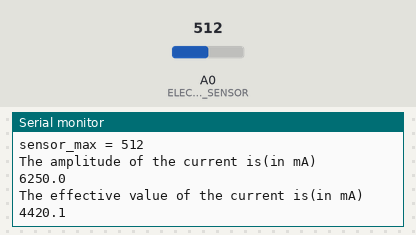
The sketch below on a simulated Arduino Uno, built with avr-gcc and run on an emulated ATmega328P. On the bench: the last lines printed to the serial monitor. The inputs (shaded band) are chosen by the test bench; at power-on: A0 (ELECTRICITY_SENSOR) = 512.

Above: at 1.2 s.
1.3 s: A0 (ELECTRICITY_SENSOR) set to 716
At 2.6 s:
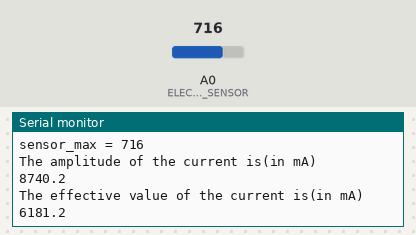
2.8 s: A0 (ELECTRICITY_SENSOR) set to 900
At 4.0 s:
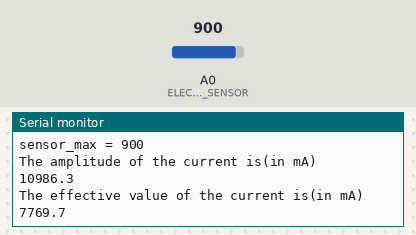
Timing chart, 0 to 5.8 s (numbered marks = the images above; inputs shaded):
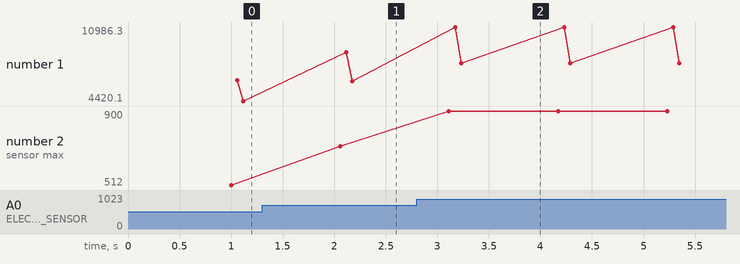

The sketch:

sensorGroove.ino
```cpp
#define ELECTRICITY_SENSOR A0

float amplitude_current;
float effective_value;
void setup()
{
        Serial.begin(9600);
        pins_init();
}
void loop()
{
        int sensor_max;
        sensor_max = getMaxValue();
        Serial.print("sensor_max = ");
        Serial.println(sensor_max);
        amplitude_current=(float)sensor_max/1024*5/800*2000000;
        effective_value=amplitude_current/1.414;

        Serial.println("The amplitude of the current is(in mA)");
        Serial.println(amplitude_current,1);
        Serial.println("The effective value of the current is(in mA)");
        Serial.println(effective_value,1);
}
void pins_init()
{
        pinMode(ELECTRICITY_SENSOR, INPUT);
}
int getMaxValue()
{
        int sensorValue;
        int sensorMax = 0;
        uint32_t start_time = millis();
        while((millis()-start_time) < 1000)
        {
                sensorValue = analogRead(ELECTRICITY_SENSOR);
                if (sensorValue > sensorMax)
                {
                        sensorMax = sensorValue;
                }
        }
        return sensorMax;
}
```

Measured:
- after the input at 1.3 s, the serial monitor: prints a new line after 0.76 s (image 1)
- after the input at 2.8 s, the serial monitor: prints a new line after 0.31 s (image 2)
- plotted number 1: 4420.1 → 6181.2 after the input at 1.3 s, 6181.2 → 7769.7 after the input at 2.8 s
- plotted number 2: 512 → 716 after the input at 1.3 s, 716 → 900 after the input at 2.8 s
